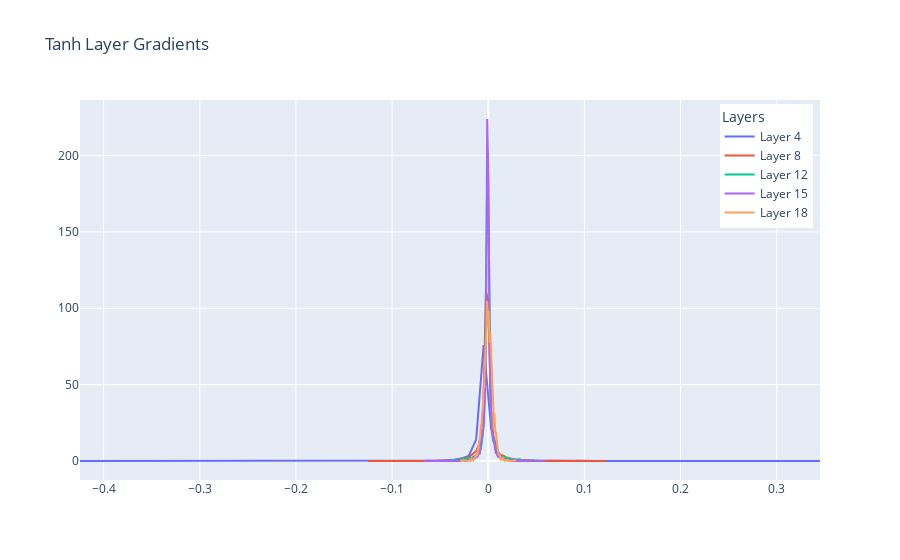

The notebook cell saved with this chart:
### Code cell
fig = go.Figure()
for i,layer in enumerate(model.layers[:-1]):
    if isinstance(layer, Tanh):
        l = f"Layer {i}"
        d = layer.out.grad.detach()
        print(f"{l} | mean = {d.mean()} | std = {d.std()}")
        hy,hx = torch.histogram(d, density=True)
        fig.add_trace(go.Scatter(x = hx[:-1], y=hy, name = l))

fig.update_layout(legend=dict(
    yanchor="top",
    y=0.99,
    xanchor="right",
    x=0.99,
    title = 'Layers'
), title = "Tanh Layer Gradients")

fig.show()
